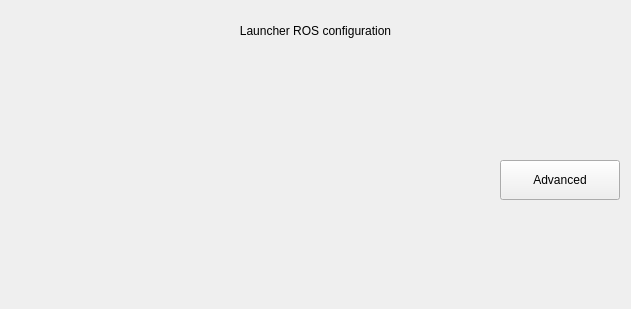
<?xml version="1.0" encoding="UTF-8"?>
<ui version="4.0">
 <class>container_ui</class>
 <widget class="QWidget" name="container_ui">
  <property name="geometry">
   <rect>
    <x>0</x>
    <y>0</y>
    <width>631</width>
    <height>309</height>
   </rect>
  </property>
  <property name="minimumSize">
   <size>
    <width>0</width>
    <height>0</height>
   </size>
  </property>
  <property name="contextMenuPolicy">
   <enum>Qt::NoContextMenu</enum>
  </property>
  <layout class="QGridLayout" name="gridLayout">
   <item row="2" column="2">
    <widget class="QPushButton" name="advanced_button">
     <property name="minimumSize">
      <size>
       <width>0</width>
       <height>40</height>
      </size>
     </property>
     <property name="maximumSize">
      <size>
       <width>120</width>
       <height>16777215</height>
      </size>
     </property>
     <property name="styleSheet">
      <string notr="true">font: 63 18pt &quot;Ubuntu&quot;;</string>
     </property>
     <property name="text">
      <string>Advanced</string>
     </property>
    </widget>
   </item>
   <item row="3" column="1" colspan="2">
    <spacer name="start_button">
     <property name="orientation">
      <enum>Qt::Vertical</enum>
     </property>
     <property name="sizeHint" stdset="0">
      <size>
       <width>20</width>
       <height>40</height>
      </size>
     </property>
    </spacer>
   </item>
   <item row="0" column="1" colspan="2">
    <widget class="QLabel" name="label">
     <property name="minimumSize">
      <size>
       <width>0</width>
       <height>40</height>
      </size>
     </property>
     <property name="styleSheet">
      <string notr="true">font: 63 18pt &quot;Ubuntu&quot;;</string>
     </property>
     <property name="text">
      <string>Launcher ROS configuration</string>
     </property>
     <property name="alignment">
      <set>Qt::AlignCenter</set>
     </property>
    </widget>
   </item>
   <item row="1" column="1" colspan="2">
    <spacer name="verticalSpacer_2">
     <property name="orientation">
      <enum>Qt::Vertical</enum>
     </property>
     <property name="sizeHint" stdset="0">
      <size>
       <width>20</width>
       <height>40</height>
      </size>
     </property>
    </spacer>
   </item>
  </layout>
 </widget>
 <layoutdefault spacing="10" margin="11"/>
 <resources/>
 <connections/>
</ui>
